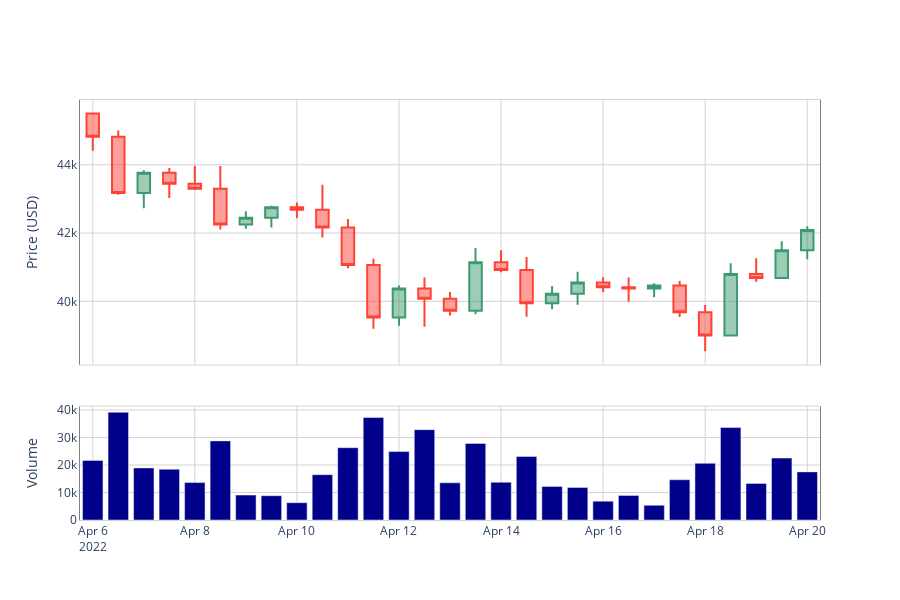

The notebook cell this image was saved under:
### Code cell
plot_candlestick_with_volume(btc_720_min_subset, 'btc_720min')
